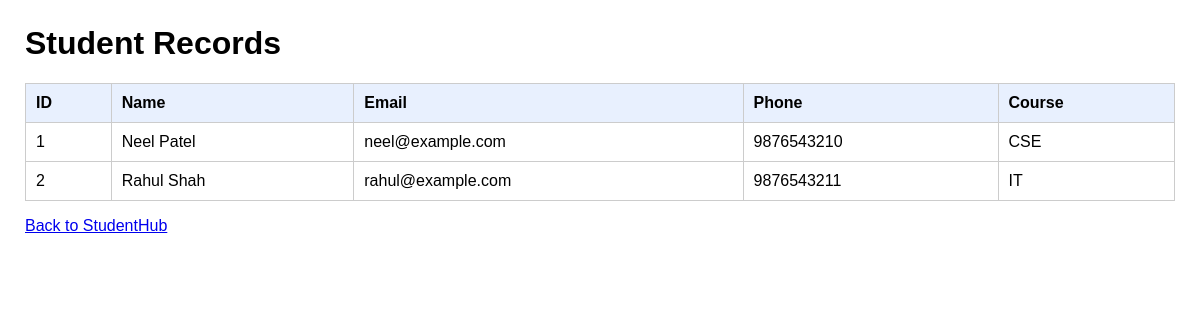
Before: /students.php with the older database file.
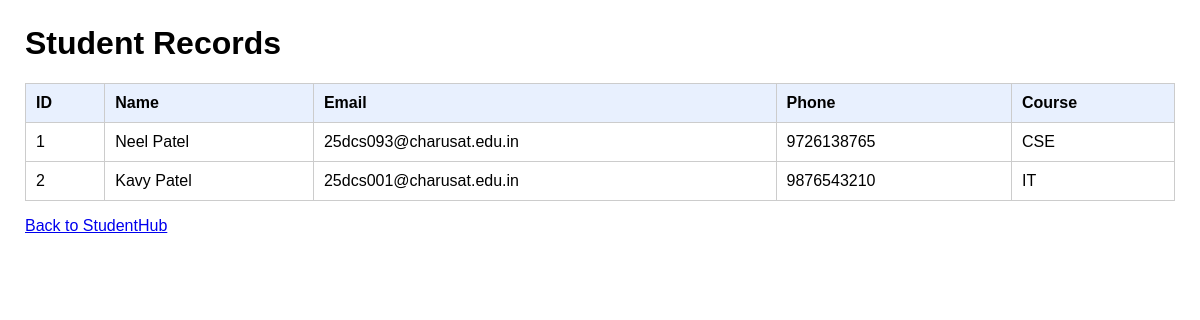
After: the same page with the newer database file.
### tables this page shows
CREATE TABLE IF NOT EXISTS students (
    student_id INT AUTO_INCREMENT PRIMARY KEY,
    name VARCHAR(100) NOT NULL,
    email VARCHAR(100) NOT NULL UNIQUE,
    phone VARCHAR(15),
    course VARCHAR(100) NOT NULL
);

### students.php (the view, shortened to what this page needs)
<?php
require_once "db.php";
$stmt = $pdo->prepare(
    "SELECT student_id, name, email, phone, course
     FROM students
     ORDER BY student_id"
);
$stmt->execute();
$students = $stmt->fetchAll();
?>
<!DOCTYPE html>
<html lang="en">
<head>
</head>
<body>
    <h1>Student Records</h1>
    <table>
        <tr>
            <th>ID</th>
            <th>Name</th>
            <th>Email</th>
            <th>Phone</th>
            <th>Course</th>
        </tr>
        <?php foreach ($students as $student): ?>
            <tr>
                <td><?= htmlspecialchars((string)$student["student_id"]) ?></td>
                <td><?= htmlspecialchars($student["name"]) ?></td>
                <td><?= htmlspecialchars($student["email"]) ?></td>
                <td><?= htmlspecialchars($student["phone"] ?? "") ?></td>
                <td><?= htmlspecialchars($student["course"]) ?></td>
            </tr>
        <?php endforeach; ?>
    </table>
    <p><a href="index.php">Back to StudentHub</a></p>
</body>
</html>

### students.php (style rules this page uses)
body { font-family: Arial, sans-serif; margin: 25px; }
table { border-collapse: collapse; width: 100%; }
th, td { border: 1px solid #ccc; padding: 10px; text-align: left; }
th { background: #e8f0fe; }

Changed rows visible on the page:
changed students "Neel Patel": email "neel@example.com" → "25dcs093@charusat.edu.in"; phone "9876543210" → "9726138765"
changed students "IT": name "Rahul Shah" → "Kavy Patel"; email "rahul@example.com" → "25dcs001@charusat.edu.in"; phone "9876543211" → "9876543210"
